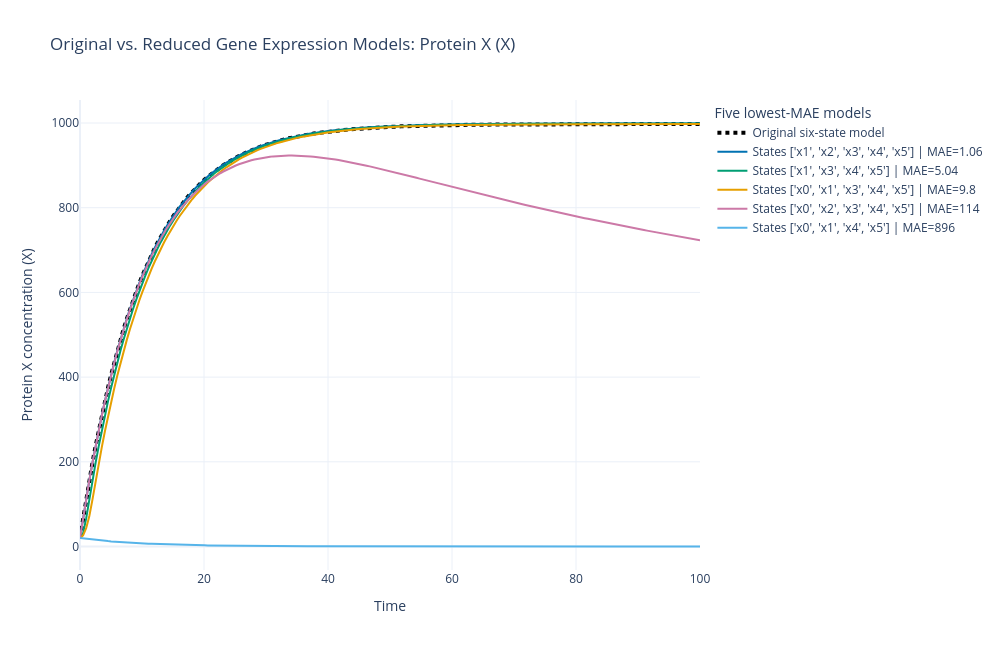

The cell this chart's notebook holds for it:
### Markdown cell above
> **Interactive Plotly note:** The next figure is interactive in Visual Studio Code (VS Code) or another Jupyter front end. GitHub does not reliably render interactive Plotly output, so a static Matplotlib equivalent is included immediately afterward.

### Code cell
protein_comparisons = []

for model in protein_reduced_models:
    try:
        reduced_ode = get_ODE(model, protein_timepoints)
        reduced_solution = reduced_ode.solve_system().T
        reduced_output = np.ravel(
            np.asarray(model.C) @ reduced_solution
        )
        mae = np.mean(np.abs(protein_full_output - reduced_output))
        protein_comparisons.append(
            {
                "model": model,
                "states": [str(state) for state in model.x],
                "output": reduced_output,
                "mae": float(mae),
            }
        )
    except Exception as error:
        print(f"Skipped states {model.x}: {error}")

protein_comparisons.sort(key=lambda result: result["mae"])

if not protein_comparisons:
    raise RuntimeError("No reduced gene-expression model simulated successfully.")

for rank, result in enumerate(protein_comparisons[:5], start=1):
    print(
        f"{rank}. states={result['states']}, "
        f"MAE={result['mae']:.6g}"
    )

colors = ["#0072B2", "#009E73", "#E69F00", "#CC79A7", "#56B4E9"]
protein_figure = go.Figure()
protein_figure.add_trace(
    go.Scatter(
        x=protein_timepoints,
        y=protein_full_output,
        mode="lines",
        name="Original six-state model",
        line=dict(color="black", dash="dot", width=4),
    )
)

for color, result in zip(colors, protein_comparisons[:5]):
    protein_figure.add_trace(
        go.Scatter(
            x=protein_timepoints,
            y=result["output"],
            mode="lines",
            name=(
                f"States {result['states']} | "
                f"MAE={result['mae']:.3g}"
            ),
            line=dict(color=color, width=2),
        )
    )

protein_figure.update_layout(
    title="Original vs. Reduced Gene-Expression Models: Protein X",
    xaxis_title="Time",
    yaxis_title="Protein X",
    legend_title="Five lowest-MAE models",
    template="plotly_white",
    width=1000,
    height=650,
)
protein_figure.show()

# Optional SVG export (requires the Plotly Kaleido package):
# protein_figure.write_image("protein_expression_comparison.svg")

### Figure 1 — Plotly figure (JSON) as saved in the notebook; plotly's stock layout.template omitted (floating-point values rounded to 4 significant figures; data arrays with more than 128 entries replaced by an {"elided": "..."} marker saying what was removed)
{"data": [{"line": {"color": "black", "dash": "dot", "width": 4}, "mode": "lines", "name": "Original six-state model", "type": "scatter", "x": {"elided": "200 float values"}, "y": {"elided": "200 float values"}}, {"line": {"color": "#0072B2", "width": 2}, "mode": "lines", "name": "States ['x1', 'x2', 'x3', 'x4', 'x5'] | MAE=1.06", "type": "scatter", "x": {"elided": "200 float values"}, "y": {"elided": "200 float values"}}, {"line": {"color": "#009E73", "width": 2}, "mode": "lines", "name": "States ['x1', 'x3', 'x4', 'x5'] | MAE=5.04", "type": "scatter", "x": {"elided": "200 float values"}, "y": {"elided": "200 float values"}}, {"line": {"color": "#E69F00", "width": 2}, "mode": "lines", "name": "States ['x0', 'x1', 'x3', 'x4', 'x5'] | MAE=9.8", "type": "scatter", "x": {"elided": "200 float values"}, "y": {"elided": "200 float values"}}, {"line": {"color": "#CC79A7", "width": 2}, "mode": "lines", "name": "States ['x0', 'x2', 'x3', 'x4', 'x5'] | MAE=114", "type": "scatter", "x": {"elided": "200 float values"}, "y": {"elided": "200 float values"}}, {"line": {"color": "#56B4E9", "width": 2}, "mode": "lines", "name": "States ['x0', 'x1', 'x4', 'x5'] | MAE=896", "type": "scatter", "x": {"elided": "200 float values"}, "y": {"elided": "200 float values"}}], "layout": {"height": 650, "legend": {"title": {"text": "Five lowest-MAE models"}}, "title": {"text": "Original vs. Reduced Gene Expression Models: Protein X (X)"}, "width": 1000, "xaxis": {"title": {"text": "Time"}}, "yaxis": {"title": {"text": "Protein X concentration (X)"}}}}
